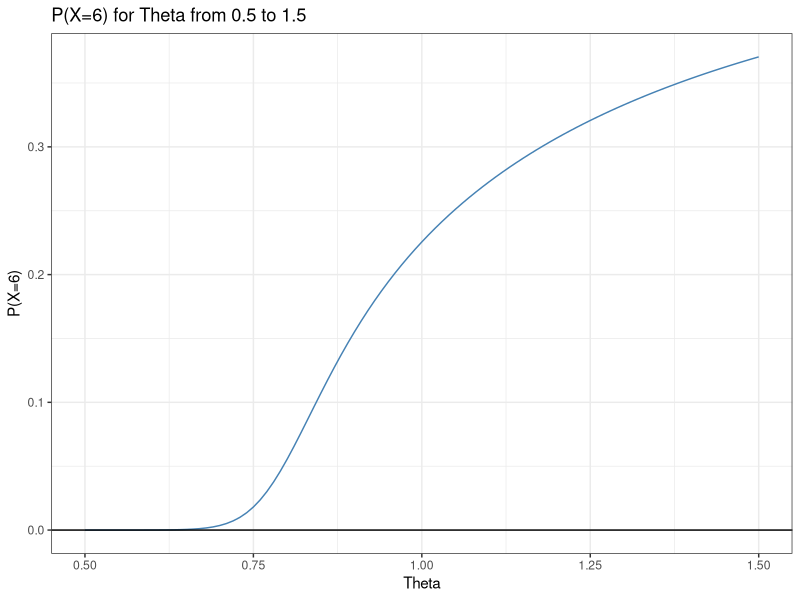
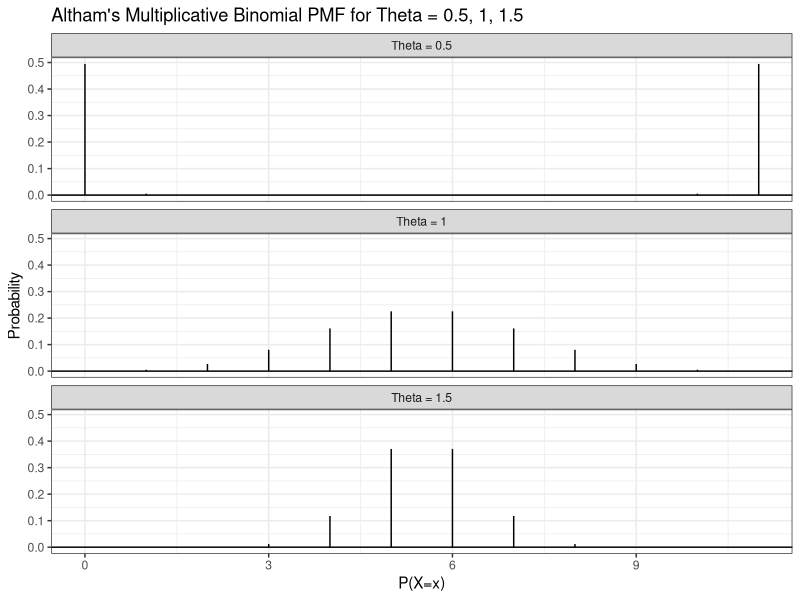

Write R code to recreate these figures, in order.
## ---- chunk 1
#| echo: false

default_chunk_hook  <- knitr::knit_hooks$get("chunk")

latex_font_size <- c("Huge", "huge", "LARGE", "Large", 
                     "large", "normalsize", "small", 
                     "footnotesize", "scriptsize", "tiny")

knitr::knit_hooks$set(chunk = function(x, options) {
  x <- default_chunk_hook(x, options)
  if(options$size %in% latex_font_size) {
    paste0("\n \\", options$size, "\n\n", 
      x, 
      "\n\n \\normalsize"
    )
  } else {
    x
  }
})
## ---- chunk 2
#| label: load-packages
#| include: false
library(tidyverse)
library(patchwork)
## ---- chunk 3
daltbinom <- function(x, size, prob, theta){
  normalizing.constant <- 0
  for(j in 0:size){
    normalizing.constant <- normalizing.constant + 
      choose(size, j) * prob^j * (1-prob)^(size-j) * theta^(j*(size-j))
  }
  # Probability Mass at x=x
  (1/normalizing.constant) *
    choose(size, x) * prob^x * (1-prob)^(size-x) * theta^(x*(size-x)) *
      (x>=0)*(x<=size)
}
## ---- chunk 4
daltbbinom.single <- function(x, size, alpha, beta, theta){
    integrand <- function(p) {
    sapply(p, # integrate will pass in a vector, so we use sapply to apply the following
           function(p_val){
             # f(x|p) * f(p|alpha, beta)
             daltbinom(x, size, p_val, theta) * dbeta(p_val, alpha, beta)
           }
    )
  }
  # Probability Mass at x=x
  # integrate(integrand, lower = 0, upper = 1)$value * (x>=0)*(x<=size)
  # I shrink the bounds below to avoid log(0)=-infinty
  # I use try() to catch when there is an error and avoid crashing
  res <- try(integrate(integrand, lower = 1e-7, upper = 1 - 1e-7)$value * 
                  (x>=0)*(x<=size), 
             silent = TRUE)
  # If there is an error, return a near-zero probability
  if(inherits(res, "try-error")) return(0.1^6)
  
  res
}
# Write a function that works on a vector
daltbbinom <- function(x, size, alpha, beta, theta){
  sapply(X=x, FUN=daltbbinom.single, size=size, alpha=alpha, beta=beta, theta=theta)
}
## ---- chunk 5
#computing probabilities
p = 0.5
thetas = seq(from=0.5,to=1.5,by=0.01)
probabilities = daltbinom(x=6,size=11,prob=p,theta=thetas)

#creating data for plots
ggdat = tibble(
    theta = thetas,
    probs = probabilities
)

#plot
  ggdat |> 
    ggplot(aes(x = theta, 
               y = probs)) +
    geom_line(color = "steelblue") +
    geom_hline(yintercept = 0) +
    ylab("P(X=6)") +
    xlab("Theta") +
    ggtitle("P(X=6) for Theta from 0.5 to 1.5") +
    theme_bw()
## ---- chunk 6
#computing PMFs
p = 0.5
x.vals = seq(from=0,to=11,by=1)

#theta=0.5
probabilities.05 = daltbinom(x=x.vals,size=11,prob=p,theta=0.5)

#theta=1
probabilities.1 = daltbinom(x=x.vals,size=11,prob=p,theta=1)

#theta=1.5
probabilities.15 = daltbinom(x=x.vals,size=11,prob=p,theta=1.5)

ggdat = tibble(
  theta = rep(c("Theta = 0.5","Theta = 1","Theta = 1.5"),each=12),
  x = rep(x.vals,3),
  prob = c(probabilities.05,probabilities.1,probabilities.15)
)

ggdat |>
  ggplot(aes(x = x,
             y = prob)) +
  facet_wrap(~ theta,ncol=1) +
    geom_linerange(aes(x = x, 
                       ymin = 0, 
                       ymax = prob)) +
  geom_hline(yintercept = 0) +
  xlab("P(X=x)") +
  ylab("Probability") +
  ggtitle("Altham's Multiplicative Binomial PMF for Theta = 0.5, 1, 1.5") +
  theme_bw()
## ---- chunk 7
altbinom.moments = function(n,k,prob,theta){
  x.vals = 0:n
  pmf.vals = daltbinom(x=x.vals,size=n,prob=prob,theta=theta)
  sum(x.vals^k * pmf.vals)
}
## ---- chunk 8
llaltbinom = function(par, x, n, mle=F){
  ll = sum(log(daltbinom(x = x, size = n, prob = par[1], theta = par[2])))
  ifelse(mle, -ll,ll)
}
